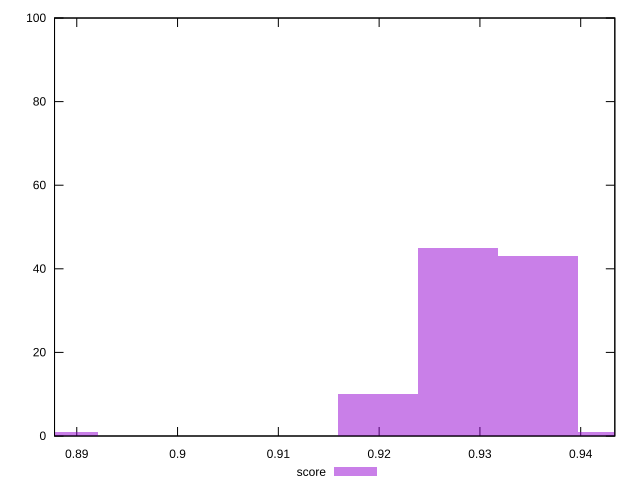

Generate this figure with gnuplot:
reset

$score <<EOF
0.943688781795452 1
0.8881776769839548 1
0.9278284661350242 45
0.9357586239652381 43
0.9198983083048103 10
EOF

set key outside below
set boxwidth 0.007930157830213882
set xrange [0.887794084686461:0.9433849507342112]
set yrange [0:100]
set trange [0:100]
set style fill transparent solid 0.5 noborder
set terminal svg size 640, 490 enhanced background rgb 'white'
set output "report_00008_2021-01-22T20:58:29.167/mainthread-work-breakdown/samples/pages+cached/score/histogram.svg"

plot $score title "score" with boxes

reset
